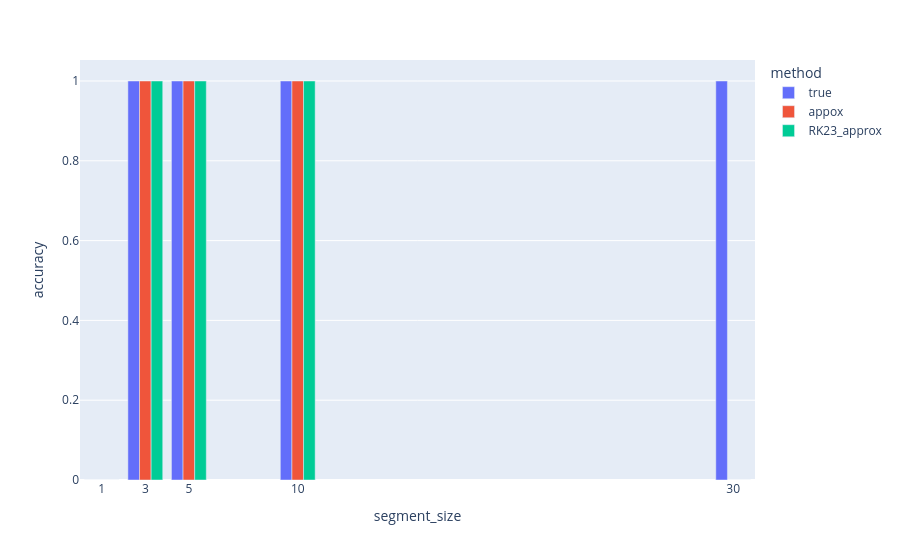

Notebook cell for this chart:
### Markdown cell above
## Vizualize the results

### Code cell
fig = px.bar(
    accuracy_df,
    x="segment_size",
    y="accuracy",
    color="method",
    barmode='group',
)
fig.update_xaxes(tickvals=segment_sizes.tolist() + [t.size])
fig.show()

### Figure 1 — Plotly figure (JSON) as saved in the notebook; plotly's stock layout.template omitted (floating-point values rounded to 4 significant figures)
{"data": [{"alignmentgroup": "True", "hovertemplate": "method=true<br>segment_size=%{x}<br>accuracy=%{y}<extra></extra>", "legendgroup": "true", "marker": {"color": "#636efa", "pattern": {"shape": ""}}, "name": "true", "offsetgroup": "true", "orientation": "v", "showlegend": true, "textposition": "auto", "type": "bar", "x": [30, 10, 5, 3, 1], "xaxis": "x", "y": [1.0, 1.0, 1.0, 1.0, 0.0], "yaxis": "y"}, {"alignmentgroup": "True", "hovertemplate": "method=appox<br>segment_size=%{x}<br>accuracy=%{y}<extra></extra>", "legendgroup": "appox", "marker": {"color": "#EF553B", "pattern": {"shape": ""}}, "name": "appox", "offsetgroup": "appox", "orientation": "v", "showlegend": true, "textposition": "auto", "type": "bar", "x": [30, 10, 5, 3, 1], "xaxis": "x", "y": [0.0, 1.0, 1.0, 1.0, 0.0], "yaxis": "y"}, {"alignmentgroup": "True", "hovertemplate": "method=RK23_approx<br>segment_size=%{x}<br>accuracy=%{y}<extra></extra>", "legendgroup": "RK23_approx", "marker": {"color": "#00cc96", "pattern": {"shape": ""}}, "name": "RK23_approx", "offsetgroup": "RK23_approx", "orientation": "v", "showlegend": true, "textposition": "auto", "type": "bar", "x": [30, 10, 5, 3, 1], "xaxis": "x", "y": [0.0, 1.0, 1.0, 1.0, 0.0], "yaxis": "y"}], "layout": {"barmode": "group", "legend": {"title": {"text": "method"}, "tracegroupgap": 0}, "margin": {"t": 60}, "xaxis": {"anchor": "y", "domain": [0, 1], "tickvals": [10, 5, 3, 1, 30], "title": {"text": "segment_size"}}, "yaxis": {"anchor": "x", "domain": [0, 1], "title": {"text": "accuracy"}}}}
